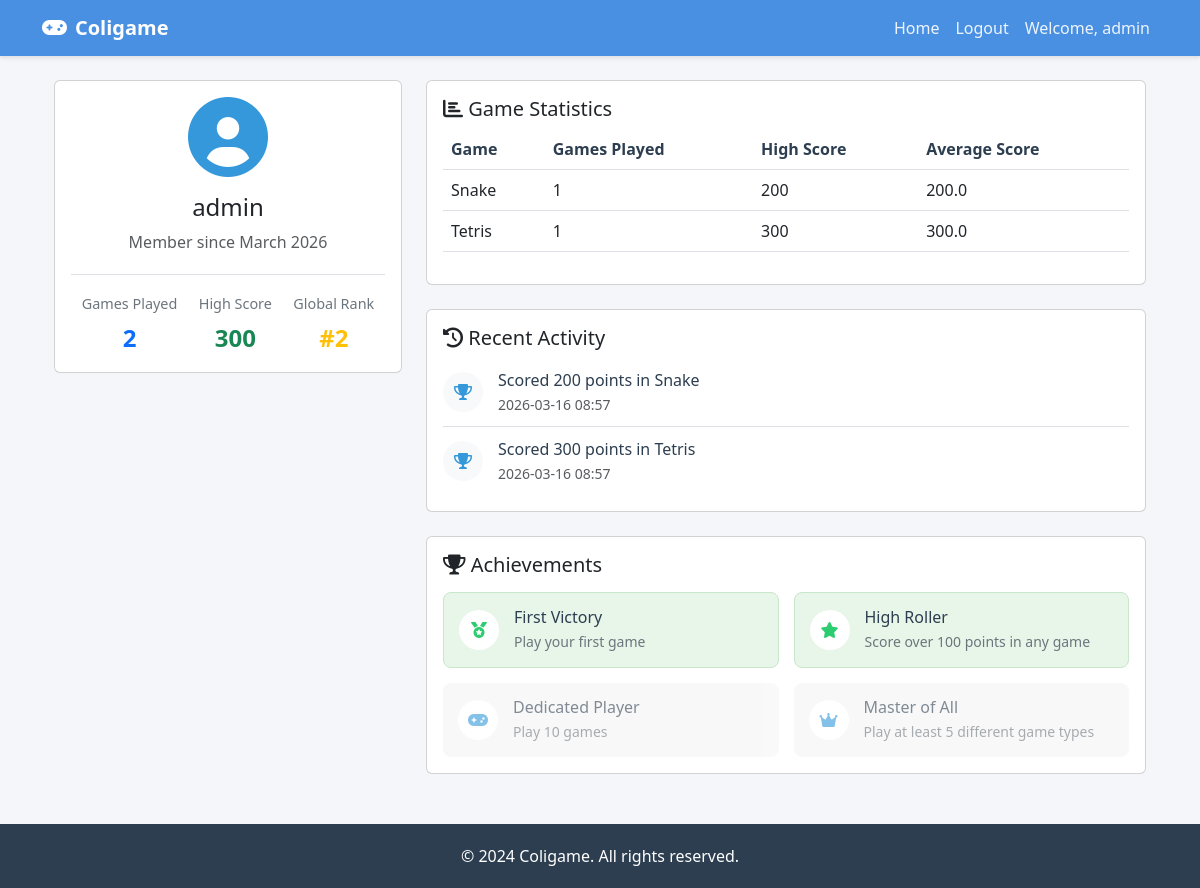
The app's page /profile (signed in) with its own data.
### src/app.py (models this page shows)
class User(UserMixin, db.Model):
    id = db.Column(db.Integer, primary_key=True)
    username = db.Column(db.String(80), unique=True, nullable=False)
    email = db.Column(db.String(120), unique=True, nullable=False)
    password_hash = db.Column(db.String(128))
    is_admin = db.Column(db.Boolean, default=False)
    created_at = db.Column(db.DateTime, default=datetime.utcnow)
    scores = db.relationship('Score', backref='user', lazy=True)

class Score(db.Model):
    id = db.Column(db.Integer, primary_key=True)
    game_type = db.Column(db.String(50), nullable=False)
    score = db.Column(db.Integer, nullable=False)
    user_id = db.Column(db.Integer, db.ForeignKey('user.id'), nullable=False)
    timestamp = db.Column(db.DateTime, nullable=False, default=db.func.current_timestamp())
    difficulty = db.Column(db.String(50))

### src/app.py (the view)
@app.route('/profile')
@login_required
def profile():
    total_games = Score.query.filter_by(user_id=current_user.id).count()
    high_score = db.session.query(func.max(Score.score)).filter_by(user_id=current_user.id).scalar() or 0
    leaderboard = get_global_leaderboard()
    user_rank = "Unranked"
    for i, entry in enumerate(leaderboard):
        if entry['user'].id == current_user.id:
            user_rank = i + 1
            break
    game_stats = []
    all_game_types = []
    for games in GAMES.values():
        for game in games:
            all_game_types.append(game['name'])
    for game_type in all_game_types:
        scores = Score.query.filter_by(user_id=current_user.id, game_type=game_type).all()
        if scores:
            game_stats.append({
                'game_name': game_type.replace('_', ' ').replace('-', ' ').title(),
                'games_played': len(scores),
                'high_score': max(score.score for score in scores),
                'average_score': round(sum(score.score for score in scores) / len(scores), 1)
            })
    recent_activity = []
    recent_scores = Score.query.filter_by(user_id=current_user.id).order_by(Score.timestamp.desc()).limit(10).all()
    for score in recent_scores:
        recent_activity.append({
            'icon': 'trophy' if score.score > 50 else 'star',
            'text': f"Scored {score.score} points in {score.game_type.replace('_', ' ').replace('-', ' ').title()}",
            'timestamp': score.timestamp.strftime('%Y-%m-%d %H:%M')
        })
    achievements = [
        {
            'name': 'First Victory',
            'description': 'Play your first game',
            'icon': 'medal',
            'unlocked': total_games > 0
        },
        {
            'name': 'High Roller',
            'description': 'Score over 100 points in any game',
            'icon': 'star',
            'unlocked': high_score >= 100
        },
        {
            'name': 'Dedicated Player',
            'description': 'Play 10 games',
            'icon': 'gamepad',
            'unlocked': total_games >= 10
        },
        {
            'name': 'Master of All',
            'description': 'Play at least 5 different game types',
            'icon': 'crown',
            'unlocked': len(game_stats) >= 5
        }
    ]
    return render_template('profile.html',
                         user=current_user,
                         total_games=total_games,
                         high_score=high_score,
                         rank=user_rank,
                         game_stats=game_stats,
                         recent_activity=recent_activity,
                         achievements=achievements)

### src/app.py (called while the page is built)
@login_manager.user_loader
def load_user(user_id):
    return User.query.get(int(user_id))

def get_global_leaderboard():
    users = User.query.all()
    leaderboard_data = []
    for user in users:
        high_scores = db.session.query(
            Score.game_type,
            func.max(Score.score).label('max_score')
        ).filter_by(user_id=user.id).group_by(Score.game_type).all()
        total_score = sum(s.max_score for s in high_scores)
        games_played = len(high_scores)
        if games_played > 0:
            leaderboard_data.append({
                'user': user,
                'total_score': total_score,
                'games_played': games_played
            })
    leaderboard_data.sort(key=lambda x: x['total_score'], reverse=True)
    return leaderboard_data

### src/templates/profile.html (shortened to what this page needs)
{% extends "base.html" %}
{% block content %}
<div class="container mt-4">
    <div class="row">
        <div class="col-md-4">
            <div class="card mb-4">
                <div class="card-body text-center">
                    <div class="profile-avatar mb-3">
                        <i class="fas fa-user-circle fa-5x"></i>
                    </div>
                    <h4 class="card-title">{{ user.username }}</h4>
                    <p class="text-muted">Member since {{ user.created_at.strftime('%B %Y') if user.created_at else 'Unknown' }}</p>
                    <div class="profile-stats">
                        <div class="stat-item">
                            <h5>Games Played</h5>
                            <p class="stat-value text-primary">{{ total_games }}</p>
                        </div>
                        <div class="stat-item">
                            <h5>High Score</h5>
                            <p class="stat-value text-success">{{ high_score }}</p>
                        </div>
                        <div class="stat-item">
                            <h5>Global Rank</h5>
                            <p class="stat-value text-warning">#{{ rank }}</p>
                        </div>
                    </div>
                </div>
            </div>
        </div>
        <div class="col-md-8">
            <div class="card mb-4">
                <div class="card-body">
                    <h5 class="card-title">
                        <i class="fas fa-chart-bar"></i> Game Statistics
                    </h5>
                    <div class="table-responsive">
                        <table class="table">
                            <thead>
                                <tr>
                                    <th>Game</th>
                                    <th>Games Played</th>
                                    <th>High Score</th>
                                    <th>Average Score</th>
                                </tr>
                            </thead>
                            <tbody>
                                {% for stat in game_stats %}
                                <tr>
                                    <td>{{ stat.game_name }}</td>
                                    <td>{{ stat.games_played }}</td>
                                    <td>{{ stat.high_score }}</td>
                                    <td>{{ stat.average_score }}</td>
                                </tr>
                                {% endfor %}
                            </tbody>
                        </table>
                    </div>
                </div>
            </div>
            <div class="card mb-4">
                <div class="card-body">
                    <h5 class="card-title">
                        <i class="fas fa-history"></i> Recent Activity
                    </h5>
                    <div class="activity-list">
                        {% for activity in recent_activity %}
                        <div class="activity-item">
                            <div class="activity-icon">
                                <i class="fas fa-{{ activity.icon }}"></i>
                            </div>
                            <div class="activity-content">
                                <p class="activity-text">{{ activity.text }}</p>
                                <small class="text-muted">{{ activity.timestamp }}</small>
                            </div>
                        </div>
                        {% endfor %}
                    </div>
                </div>
            </div>
            <div class="card">
                <div class="card-body">
                    <h5 class="card-title">
                        <i class="fas fa-trophy"></i> Achievements
                    </h5>
                    <div class="achievements-grid">
                        {% for achievement in achievements %}
                        <div class="achievement-item {% if achievement.unlocked %}unlocked{% else %}locked{% endif %}">
                            <div class="achievement-icon">
                                <i class="fas fa-{{ achievement.icon }}"></i>
                            </div>
                            <div class="achievement-info">
                                <h6>{{ achievement.name }}</h6>
                                <p>{{ achievement.description }}</p>
                            </div>
                        </div>
                        {% endfor %}
                    </div>
                </div>
            </div>
        </div>
    </div>
</div>
{% endblock %}

### src/templates/base.html (shortened to what this page needs)
<!DOCTYPE html>
<html lang="en">
<head>
    <link href="https://cdn.jsdelivr.net/npm/bootstrap@5.3.0/dist/css/bootstrap.min.css" rel="stylesheet">
    <link rel="stylesheet" href="https://cdnjs.cloudflare.com/ajax/libs/font-awesome/6.0.0/css/all.min.css">
</head>
<body>
    <nav class="navbar navbar-expand-lg navbar-dark">
        <div class="container">
            <a class="navbar-brand" href="{{ url_for('index') }}">
                <i class="fas fa-gamepad me-2"></i>Coligame
            </a>
            <div class="collapse navbar-collapse" id="navbarNav">
                <ul class="navbar-nav ms-auto">
                    <li class="nav-item">
                        <a class="nav-link" href="{{ url_for('index') }}">Home</a>
                    </li>
                    {% if current_user.is_authenticated %}
                        <li class="nav-item">
                            <a class="nav-link" href="{{ url_for('logout') }}">Logout</a>
                        </li>
                        <li class="nav-item">
                            <span class="nav-link">Welcome, {{ current_user.username }}</span>
                        </li>
                    {% endif %}
                </ul>
            </div>
        </div>
    </nav>
    <div class="container mt-4">
        {% block content %}{% endblock %}
    </div>
    <footer class="footer">
        <div class="container text-center">
            <p class="mb-0">&copy; 2024 Coligame. All rights reserved.</p>
        </div>
    </footer>
</body>
</html>

### src/templates/base.html (style rules this page uses)
:root { --primary-color: #4a90e2; --secondary-color: #2c3e50; --accent-color: #e74c3c; }
body { font-family: 'Segoe UI', Tahoma, Geneva, Verdana, sans-serif; background-color: #f5f6fa; color: var(--secondary-color); }
.navbar { background-color: var(--primary-color); box-shadow: 0 2px 4px rgba(0,0,0,0.1); }
.navbar-brand { font-weight: bold; color: white !important; }
.nav-link { color: rgba(255,255,255,0.9) !important; transition: color 0.3s ease; }
.footer { background-color: var(--secondary-color); color: white; padding: 20px 0; margin-top: 50px; }

### src/templates/profile.html (style rules this page uses)
.profile-avatar { color: #3498db; }
.profile-stats { display: flex; justify-content: space-around; margin-top: 20px; padding-top: 20px; border-top: 1px solid #dee2e6; }
.stat-item { text-align: center; }
.stat-item h5 { font-size: 0.9rem; color: #6c757d; margin-bottom: 0.5rem; }
.stat-value { font-size: 1.5rem; font-weight: bold; color: #2c3e50; margin-bottom: 0; }
.activity-list { max-height: 300px; overflow-y: auto; }
.activity-item { display: flex; align-items: center; padding: 10px 0; border-bottom: 1px solid #dee2e6; }
.activity-item:last-child { border-bottom: none; }
.activity-icon { width: 40px; height: 40px; border-radius: 50%; background-color: #f8f9fa; display: flex; align-items: center; justify-content: center; margin-right: 15px; color: #3498db; }
.activity-content { flex: 1; }
.activity-text { margin-bottom: 0; color: #2c3e50; }
.achievements-grid { display: grid; grid-template-columns: repeat(auto-fill, minmax(250px, 1fr)); gap: 15px; margin-top: 15px; }
.achievement-item { display: flex; align-items: center; padding: 15px; background-color: #f8f9fa; border-radius: 8px; transition: all 0.3s ease; }
.achievement-item.unlocked { background-color: #e8f5e9; border: 1px solid #c8e6c9; }
.achievement-item.locked { opacity: 0.6; background-color: #f5f5f5; }
.achievement-icon { width: 40px; height: 40px; border-radius: 50%; background-color: #fff; display: flex; align-items: center; justify-content: center; margin-right: 15px; color: #3498db; }
.achievement-item.unlocked .achievement-icon { color: #2ecc71; }
.achievement-info h6 { margin-bottom: 0.25rem; color: #2c3e50; }
.achievement-info p { margin-bottom: 0; font-size: 0.875rem; color: #6c757d; }
.table th { font-weight: 600; color: #2c3e50; }
.table td { vertical-align: middle; }

### records on screen
User: username "admin", created_at "March 2026"
Score: game_name "Tetris", games_played "1", high_score "300", average_score "300.0"

### other values on screen
{{ total_games }} "2"
{{ high_score }} "300"
{{ rank }} "2"
{{ stat.game_name }} "Snake"
{{ stat.games_played }} "1"
{{ stat.high_score }} "200"
{{ stat.average_score }} "200.0"
{{ activity.text }} "Scored 200 points in Snake" "Scored 300 points in Tetris"
{{ activity.timestamp }} "2026-03-16 08:57" "2026-03-16 08:57"
{{ achievement.name }} "First Victory" "High Roller" "Dedicated Player" "Master of All"
{{ achievement.description }} "Play your first game" "Score over 100 points in any game" "Play 10 games" "Play at least 5 different game types"
